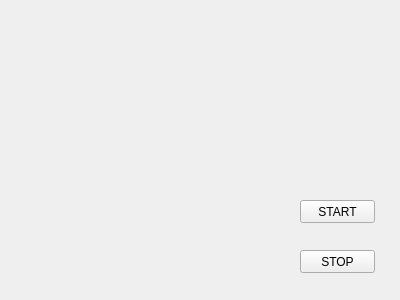
<?xml version="1.0" encoding="UTF-8"?>
<ui version="4.0">
 <class>emptyWidget</class>
 <widget class="QWidget" name="emptyWidget">
  <property name="geometry">
   <rect>
    <x>0</x>
    <y>0</y>
    <width>400</width>
    <height>300</height>
   </rect>
  </property>
  <property name="windowTitle">
   <string>emptyWidget</string>
  </property>
  <widget class="QPushButton" name="startButton">
   <property name="geometry">
    <rect>
     <x>300</x>
     <y>200</y>
     <width>75</width>
     <height>23</height>
    </rect>
   </property>
   <property name="text">
    <string>START</string>
   </property>
  </widget>
  <widget class="QPushButton" name="stopButton">
   <property name="geometry">
    <rect>
     <x>300</x>
     <y>250</y>
     <width>75</width>
     <height>23</height>
    </rect>
   </property>
   <property name="text">
    <string>STOP</string>
   </property>
  </widget>
 </widget>
 <layoutdefault spacing="6" margin="11"/>
 <resources/>
 <connections/>
</ui>
